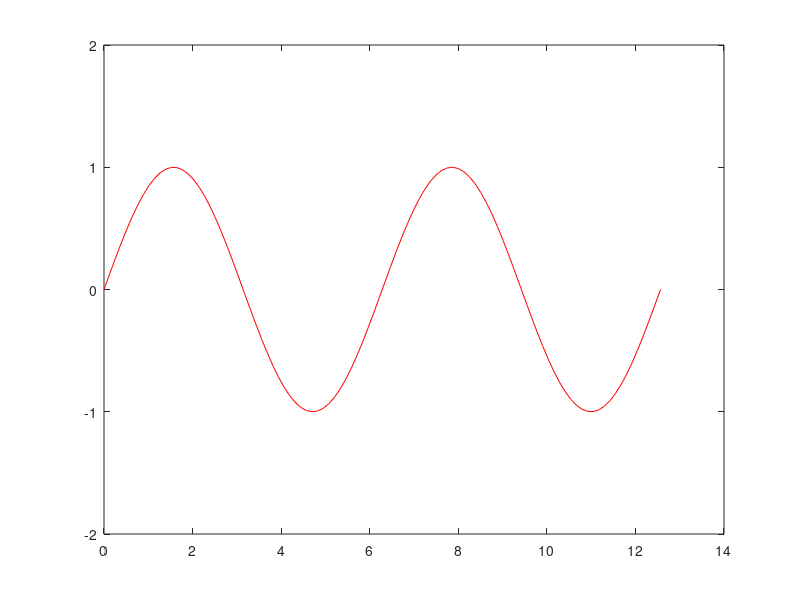

MATLAB code for this plot: (Note: this script raises an error after producing the figure.)
% =========================================================================
% 13. Plotting Exercises
% =========================================================================

fprintf("\n13. Plotting Exercises\n-------------------\n")

% Exercise 13.1
x = linspace(0, 4 * pi);
y = sin(x);

plot(x, y, 'r')
ylim([-2, 2])
xlabel('$x$', FontSize=16, Interpreter='latex')
ylabel('$y$', FontSize=16, Interpreter='latex')

% Exercise 13.2
t = linspace(-4, 4, 100);
s = 2 * t .^ 3 + 3 * t .^ 2 - 8 * t + 6;

plot(t, s, 'g-')
ylim([-50, 50])
xlabel('$t$', FontSize=16, Interpreter='latex')
ylabel('$s$', FontSize=16, Interpreter='latex')

% Exercise 13.3
x = linspace(-2 * pi, 2 * pi, 100);
y1 = sin(x);
y2 = cos(x);

plot(x, y1, 'r-')
hold on
plot(x, y2, 'b--')
hold off
ylim([-2, 2])
xlabel('$x$', FontSize=16, Interpreter='latex')
ylabel('$y$', FontSize=16, Interpreter='latex')
legend('$y = \sin(x)$', '$y = \cos(x)$', FontSize=14, Interpreter='latex', Location='northwest')

% Exercise 13.4
cx = 5;
cy = 5;
radius = [1, 2, 3, 4];
theta = linspace(0, 2 * pi, 100);

for r = radius
    x = cx + r * cos(theta);
    y = cy + r * sin(theta);

    plot(x, y, 'b-')
    hold on
end
hold off
xlabel('$x$', FontSize=16, Interpreter='latex')
ylabel('$y$', FontSize=16, Interpreter='latex')
axis equal padded

% Exercise 13.5
x = [ 0.1734, 0.3909, 0.8314, 0.8034, 0.0605, 0.3993, 0.5269, 0.4168, 0.6569, 0.6280 ];
y = [ 0.0717, 0.1665, 0.7881, 0.5486, 0.0702, 0.2382, 0.3031, 0.2341, 0.4335, 0.4265 ];

scatter(x, y, 'rdiamond')
xlabel('$x$', FontSize=16, Interpreter='latex')
ylabel('$y$', FontSize=16, Interpreter='latex')

% Exercise 13.6
A = ones(length(x), 2);
A(:,1) = x';
line = A \ y';

hold on
plot([0, 1], [line(2), line(1) + line(2)], 'k')
hold off

% Exercise 13.7
x = linspace(0, 1, 30);
y = linspace(0, 1, 30);
[X, Y] = meshgrid(x, y);
Z = exp(-20 * ((X - 0.5) .^ 2 + (Y - 0.5) .^2));

surf(X, Y, Z)
xlabel('$x$', 'FontSize', 16, 'Interpreter','latex');
ylabel('$y$', 'FontSize', 16, 'Interpreter','latex');
title('$f(x,y) = e^{-20((x - 0.5)^2 + (y - 0.5)^2)}$', FontSize=20, Interpreter='latex')
colormap(autumn)

shg